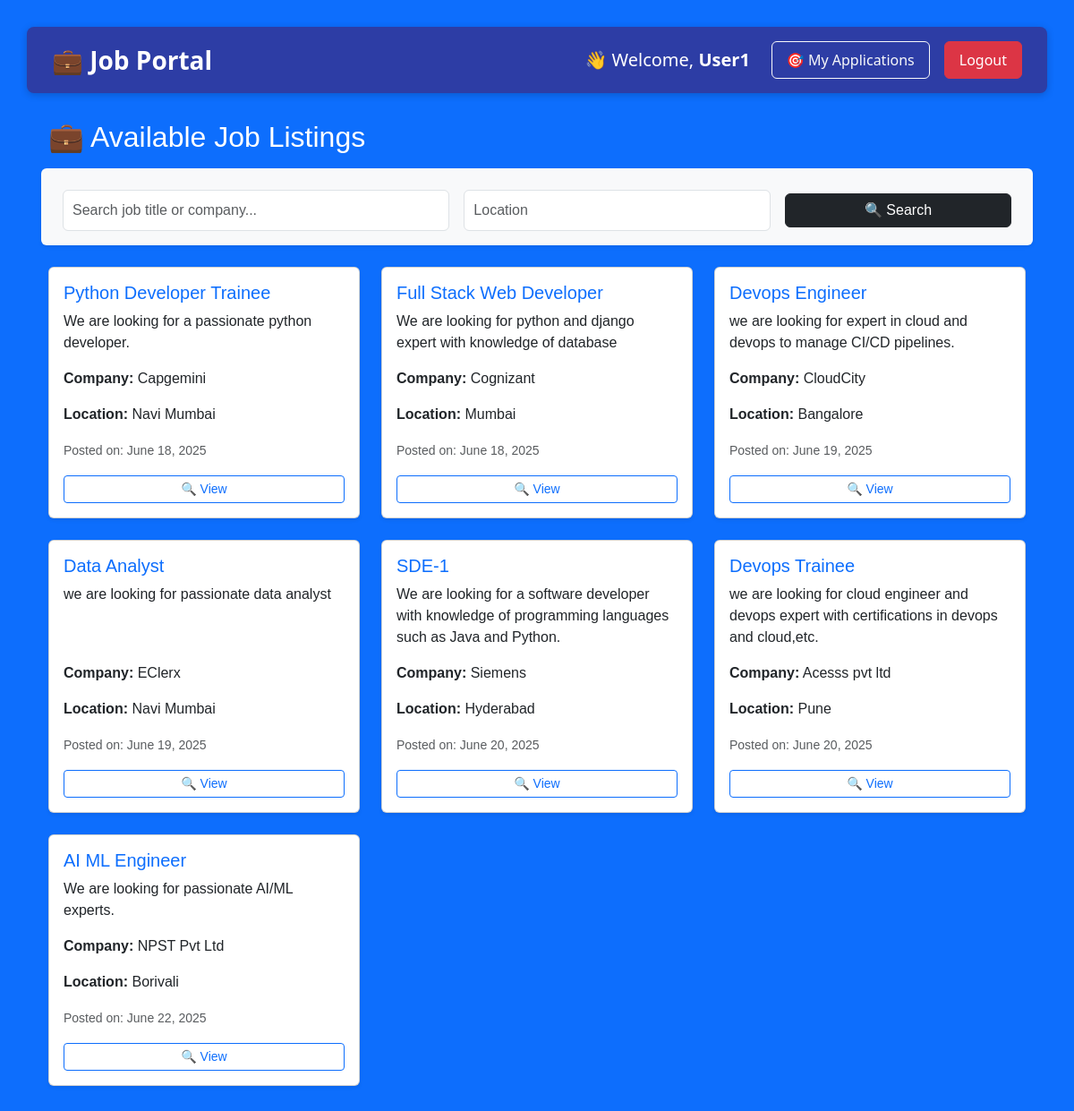
The app's page / (signed in), older data.
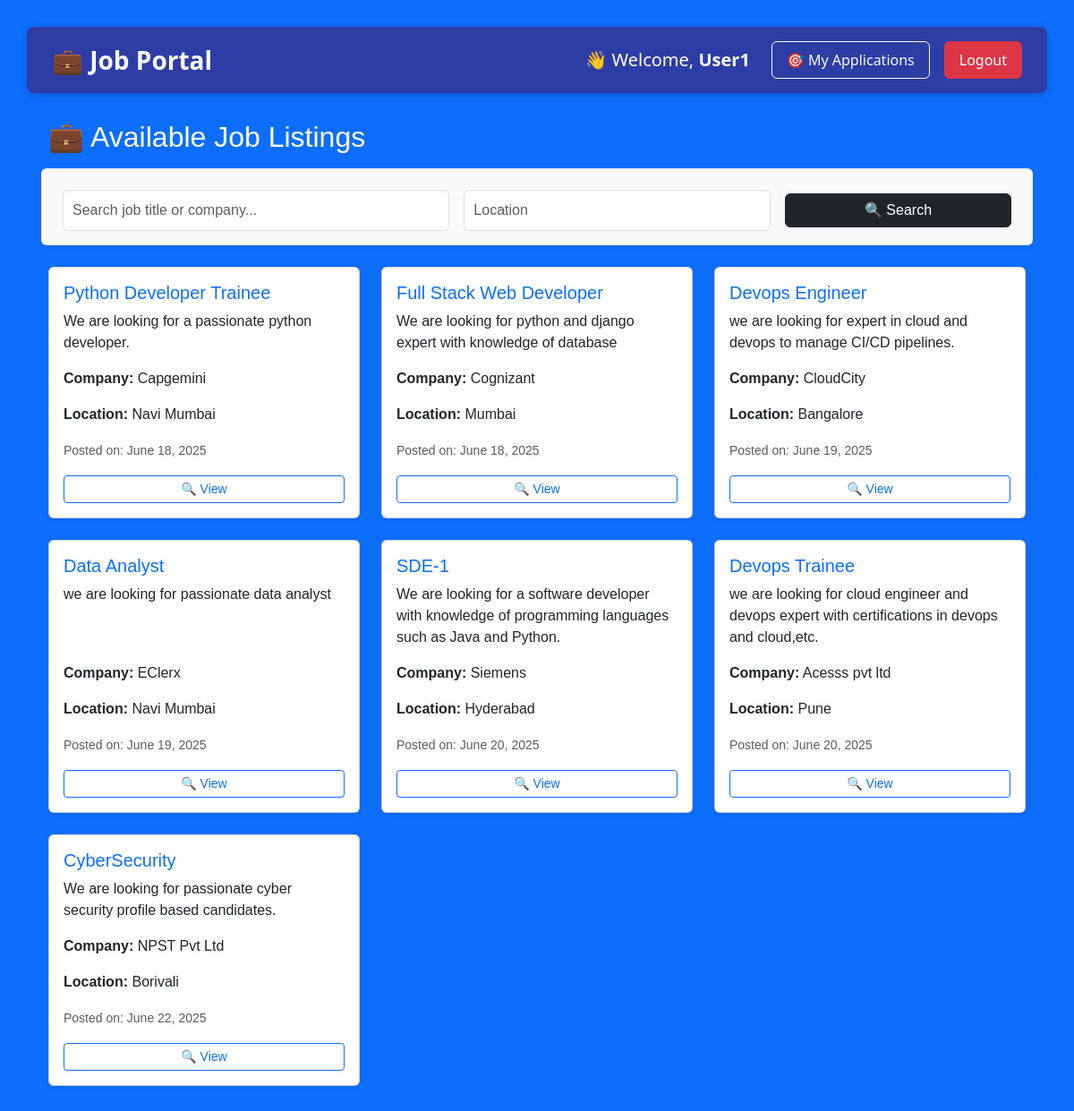
The same page, newer data.
### jobapp/models.py (models this page shows, shortened)
class Job(models.Model):
    title = models.CharField(max_length=100)
    description = models.TextField()
    category = models.CharField(max_length=50, choices=JOB_CATEGORIES, default='Software')
    company = models.CharField(max_length=100)
    location = models.CharField(max_length=100)
    salary = models.IntegerField()
    posted_by = models.ForeignKey(User, on_delete=models.CASCADE, related_name='jobs')
    posted_on = models.DateTimeField(default=timezone.now)

### jobapp/views.py (the view)
# urls.py: path('', views.home_view, name='home'),
@login_required
def home_view(request):
    profile = get_object_or_404(UserProfile, user=request.user)
    if profile.role.strip().lower() != "job seeker":
        return HttpResponseForbidden("You are not authorized to view this page.")
    search = request.GET.get('search')
    location = request.GET.get('location')
    jobs = Job.objects.all()
    if search:
        jobs = jobs.filter(title__icontains=search) | jobs.filter(company__icontains=search)
    if location:
        jobs = jobs.filter(location__icontains=location)
    return render(request, 'jobapp/home.html', {'jobs': jobs})

### jobapp/templates/jobapp/home.html (shortened to what this page needs)
{% extends 'jobapp/base.html' %}
{% load static %}
{% block content %}
<div class="container mt-4">
    <h2 class="mb-4 text-white">💼 Available Job Listings</h2>
    <form method="GET" class="row gy-2 gx-3 align-items-center mb-4 bg-light p-3 rounded shadow-sm text-dark">
        <div class="col-md-5">
            <input type="text" name="search" placeholder="Search job title or company..." class="form-control" value="{{ request.GET.search }}">
        </div>
        <div class="col-md-4">
            <input type="text" name="location" placeholder="Location" class="form-control" value="{{ request.GET.location }}">
        </div>
        <div class="col-md-3">
            <button type="submit" class="btn btn-dark w-100">🔍 Search</button>
        </div>
    </form>
    {% if jobs %}
    <div class="row row-cols-1 row-cols-md-2 row-cols-lg-3 g-4">
        {% for job in jobs %}
        <div class="col">
            <div class="card h-100 shadow-sm">
                <div class="card-body d-flex flex-column">
                    <h5 class="card-title text-primary">{{ job.title }}</h5>
                    <p class="card-text flex-grow-1">{{ job.description|truncatewords:20 }}</p>
                    <p><strong>Company:</strong> {{ job.company }}</p>
                    <p><strong>Location:</strong> {{ job.location }}</p>
                    <p class="text-muted"><small>Posted on: {{ job.posted_on|date:"F j, Y" }}</small></p>
                    <a href="{% url 'job_detail' job.id %}" class="btn btn-sm btn-outline-primary mt-auto">🔍 View</a>
                </div>
            </div>
        </div>
        {% endfor %}
    </div>
    {% else %}
    <div class="alert alert-info text-center mt-4">
        No jobs found at the moment. Please check back later!
    </div>
    {% endif %}
</div>
{% endblock %}

Row changes from the older to the newer data that the page shows:
changed Job "NPST Pvt Ltd": title "AI ML Engineer" → "CyberSecurity"; description "We are looking for passionate AI/ML experts." → "We are looking for passionate cyber security profile based candidates."
